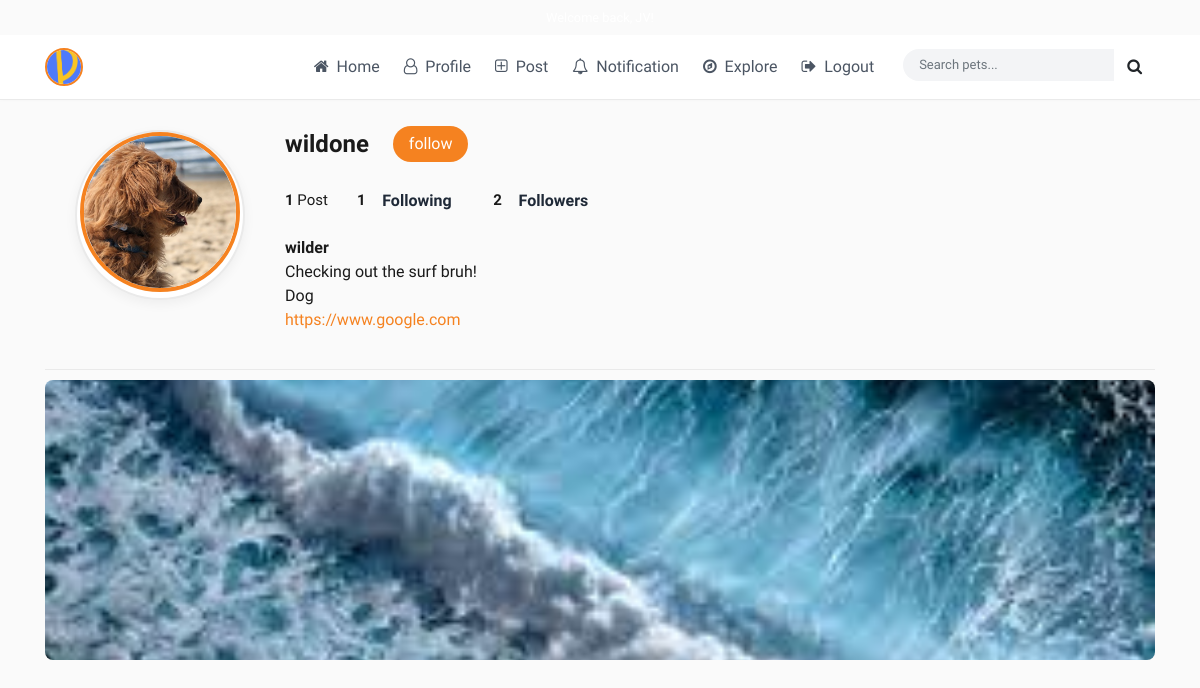
/profile/2/ (signed in), run on the app's committed database.
### user_profile/models.py (models this page shows, shortened)
class CustomUser(AbstractUser):
    website = models.URLField(max_length=200, blank=True)
    bio = models.TextField()
    display_name = models.CharField(max_length=40)
    profile_pic = models.ImageField(upload_to='profile_img', null=True, blank=True)
    follows = models.ManyToManyField('self', related_name='user_follows', symmetrical=False, blank=True, default='self')
    CHOICES = (
        ('Dog', 'Dog'),
        ('Cat', 'Cat'),
        ('Hamster', 'Hamster'),
        ('Bird', 'Bird'),
        ('Fish', 'Fish'),
        ('Reptile', 'Reptile'),
        ('Others', 'Others'),
    )
    pet_type = models.CharField(max_length=300, choices = CHOICES)
    followers = models.ManyToManyField('self', related_name='user_followers', symmetrical=False, blank=True, default='self')
    groups = models.ManyToManyField(
        'auth.Group',
        verbose_name='groups',
        blank=True,
        help_text='The groups this user belongs to.',
        related_name='customuser_set',
        related_query_name='customuser',
    )
    user_permissions = models.ManyToManyField(
        'auth.Permission',
        verbose_name='user permissions',
        blank=True,
        help_text='Specific permissions for this user.',
        related_name='customuser_set',
        related_query_name='customuser',
    )

### post/models.py (models this page shows, shortened)
class Post(models.Model):
    display_name = models.ForeignKey(CustomUser, related_name='user', on_delete=models.CASCADE)
    post_file= models.FileField(upload_to='post/', validators=[FileExtensionValidator(['jpg', 'jpeg', 'heic', 'HEIC', 'mp4', 'mov', 'png'])], null=True)
    caption = models.TextField()
    created_at = models.DateTimeField(default=timezone.now)
    likes = models.IntegerField(default=0)
    user_likes = models.ManyToManyField(CustomUser, related_name='user_likes', symmetrical=False, default=CustomUser, blank=True)
    dislikes = models.IntegerField(default=0)
    location = models.CharField(max_length=255, blank=True, null=True)
    filter_style = models.CharField(max_length=50, blank=True, null=True, default='normal')

### user_profile/views.py (the view)
# urls.py: path('profile/<int:user_id>/', profile.profile_view, name='profile'),
def profile_view(request, user_id):
    user_obj = CustomUser.objects.get(id=user_id)
    post = Post.objects.filter(display_name=user_obj).order_by('-created_at')
    following_count = user_obj.follows.count()
    follower_count = user_obj.followers.count()
    follow_list = user_obj.follows.all()
    follower_list = user_obj.followers.all()
    cnt = Post.objects.filter(display_name=user_obj).count()
    return render(request, 'profile.html', {
        'user': user_obj,
        'follow_list':follow_list,
        'follower_list': follower_list,
        'following_count': following_count,
        'follower_count': follower_count,
        'post': post,
        'cnt': cnt
        })

### templates/profile.html (shortened to what this page needs)
<!DOCTYPE html>
{% load static %}
<html lang="en">
<head>
    <link rel="stylesheet" href="https://cdnjs.cloudflare.com/ajax/libs/font-awesome/4.7.0/css/font-awesome.min.css">
    <link href="https://vjs.zencdn.net/7.11.4/video-js.css" rel="stylesheet" />
    <link rel="stylesheet" href="https://maxcdn.bootstrapcdn.com/bootstrap/4.0.0/css/bootstrap.min.css">
    <link rel="stylesheet" href="{% static 'css/style.css' %}" />
    <link rel="stylesheet" href="https://use.fontawesome.com/releases/v5.8.2/css/all.css" />
</head>
<body>
{% include 'nav.html' %}
<div class="mx-auto">
    <div class='container profile-container-class'>
        {% if user.profile_pic %}
            <div class="prophet">
                <img class="profile-page-pic" src="{{user.profile_pic.url}}" alt="Profile Picture">
            </div>
        {% else %}
            <div class="prophet">
                <img class="profile-page-pic" src="{% static 'images/placeholder.png'%}" alt="Profile Picture">
            </div>
        {% endif %}
        <div class="user-info">
            <div>
                <h1 class="username-title">{{ user.username }}</h1>
                {% if request.user != user %}
                    {% if user.is_authenticated %}
                        {% if user in request.user.follows.all  %}
                            <a class="follow-unfollow" href="{% url 'unfollow' user.id %}"><button type="button" class="btn btn-secondary follow-btn">unfollow</button></a>
                        {% else %}
                            <a class="follow-unfollow" href="/follow/{{user.id}}/"><button type="button" class="btn btn-secondary follow-btn">follow</button></a>
                        {% endif %}
                    {% endif %}
                {% else %}
                    <a href="/edit/{{user.id}}/"><i class="fas fa-cog"></i></a>
                {% endif %}
            </div>
            <p class="user-data-count">
                <div class="post-count"><strong>{{ cnt }}</strong> Post</div>
                <div class="profile-count">
                    <strong>{{ following_count }}</strong>
                    <button type="button" class="btn btn-link" id="follower-list" data-toggle="modal" data-target="#exampleModal">
                       Following
                    </button>
                </div>
                <div class="profile-count">
                    <strong>{{ follower_count }}</strong>
                    <button type="button" class="btn btn-link" id="follower-list" data-toggle="modal" data-target="#followerModal">
                        Followers
                    </button>
                </div>
            </p>
            <div class="display-name">{{ user.display_name }}</div>
            <div>{{ user.bio }}</div>
            <div>{{ user.pet_type }}</div>
            <a id="user-website" href="{{ user.website }}">{{ user.website }}</a>
        </div>
        <div class="row profile-content">
            {% for item in post %}
                <div class="col-sm mb-4">
                    {% if item.post_file.url|slice:"-4:" == '.mp4' or item.post_file.url|slice:"-4:" == '.mov' %}
                        <a href="/post_detail/{{item.id}}">
                            <video
                                id="my-video"
                                class="video-js profile-post-content"
                                controls
                                preload="auto"
                                width="640"
                                height="264"
                                preload="metadata"
                                data-setup="{}">
                                <source src="{{item.post_file.url}}#t=0.1" type="video/mp4" />
                            </video>
                        </a>
                    {% else %}
                        <a href="/post_detail/{{item.id}}">
                            <img class="profile-post-content filter-{{ item.filter_style|default:'normal' }}" src="{{ item.post_file.url }}" alt="Profile post image" />
                        </a>
                    {% endif %}
                </div>
            {% endfor %}
        </div>
    </div>
</div>
</body>
</html>

### static/css/style.css (style rules this page uses)
* { box-sizing: border-box; }
body { background-color: #fafafa; font-family: 'Plus Jakarta Sans', sans-serif !important; color: #1a1a1a; }
.profile-page-pic { height: 160px; display: block; margin: 0 auto; border-radius: 50%; width: 160px; border: 4px solid #f58220; object-fit: cover; }
.prophet { float: left; border-radius: 50%; margin-top: 30px; margin-left: 30px; width: 170px; height: 170px; border: 2px solid #eaeaea; background: #fff; box-shadow: 0 4px 12px rgba(0,0,0,0.05); }
.user-info { position: relative; top: 30px; padding-left: 240px; height: 240px; border-bottom: 1px solid #eaeaea; }
.username-title { display: inline; font-weight: 700; font-size: 24px; }
.follow-unfollow { display: inline; position: relative; left: 20px; bottom: 4px; }
.profile-content { margin-top: 40px; }
.user-data-count { margin-top: 1rem; }
.profile-count, .post-count { display: inline; margin-right: 25px; font-size: 15px; }
.display-name { font-weight: 600; font-size: 16px; margin-top: 8px; }
.profile-post-content { object-fit: cover; width: 100%; height: 280px; border-radius: 8px; transition: transform 0.2s ease, box-shadow 0.2s ease; }
#user-website { color: #f58220; font-weight: 500; }
.follow-btn { background-color: #f58220; border: none; border-radius: 50rem; padding: 0.35rem 1rem; font-weight: 500; }
#follower-list { color: #1f2937; font-weight: 600; }
.filter-normal { filter: none; }

### data on the page
CustomUser: profile_pic (picture), username "wildone", display_name "wilder", bio "Checking out the surf bruh!", pet_type "Dog", website "https://www.google.com"
Post: post_file (picture)

### other printed values
{{ cnt }} "1"
{{ following_count }} "1"
{{ follower_count }} "2"
